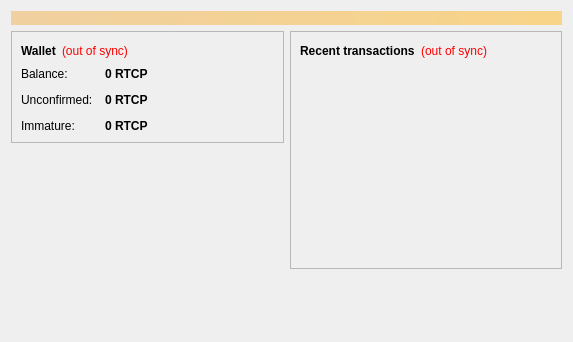
<?xml version="1.0" encoding="UTF-8"?>
<ui version="4.0">
 <class>OverviewPage</class>
 <widget class="QWidget" name="OverviewPage">
  <property name="geometry">
   <rect>
    <x>0</x>
    <y>0</y>
    <width>573</width>
    <height>342</height>
   </rect>
  </property>
  <property name="windowTitle">
   <string>Form</string>
  </property>
  <layout class="QVBoxLayout" name="topLayout">
   <item>
    <widget class="QLabel" name="labelAlerts">
     <property name="visible">
      <bool>false</bool>
     </property>
     <property name="styleSheet">
      <string notr="true">background-color: qlineargradient(x1: 0, y1: 0, x2: 1, y2: 0, stop:0 #F0D0A0, stop:1 #F8D488); color:#000000;</string>
     </property>
     <property name="wordWrap">
      <bool>true</bool>
     </property>
     <property name="margin">
      <number>3</number>
     </property>
    </widget>
   </item>
   <item>
    <layout class="QHBoxLayout" name="horizontalLayout" stretch="1,1">
     <item>
      <layout class="QVBoxLayout" name="verticalLayout_2">
       <item>
        <widget class="QFrame" name="frame">
         <property name="frameShape">
          <enum>QFrame::StyledPanel</enum>
         </property>
         <property name="frameShadow">
          <enum>QFrame::Raised</enum>
         </property>
         <layout class="QVBoxLayout" name="verticalLayout_4">
          <item>
           <layout class="QHBoxLayout" name="horizontalLayout_4">
            <item>
             <widget class="QLabel" name="label_5">
              <property name="font">
               <font>
                <weight>75</weight>
                <bold>true</bold>
               </font>
              </property>
              <property name="text">
               <string>Wallet</string>
              </property>
             </widget>
            </item>
            <item>
             <widget class="QLabel" name="labelWalletStatus">
              <property name="toolTip">
               <string>The displayed information may be out of date. Your wallet automatically synchronizes with the RitzcoinPlus network after a connection is established, but this process has not completed yet.</string>
              </property>
              <property name="styleSheet">
               <string notr="true">QLabel { color: red; }</string>
              </property>
              <property name="text">
               <string notr="true">(out of sync)</string>
              </property>
              <property name="alignment">
               <set>Qt::AlignLeading|Qt::AlignLeft|Qt::AlignVCenter</set>
              </property>
             </widget>
            </item>
            <item>
             <spacer name="horizontalSpacer_2">
              <property name="orientation">
               <enum>Qt::Horizontal</enum>
              </property>
              <property name="sizeHint" stdset="0">
               <size>
                <width>40</width>
                <height>20</height>
               </size>
              </property>
             </spacer>
            </item>
           </layout>
          </item>
          <item>
           <layout class="QFormLayout" name="formLayout_2">
            <property name="fieldGrowthPolicy">
             <enum>QFormLayout::AllNonFixedFieldsGrow</enum>
            </property>
            <property name="horizontalSpacing">
             <number>12</number>
            </property>
            <property name="verticalSpacing">
             <number>12</number>
            </property>
            <item row="0" column="0">
             <widget class="QLabel" name="label">
              <property name="text">
               <string>Balance:</string>
              </property>
             </widget>
            </item>
            <item row="0" column="1">
             <widget class="QLabel" name="labelBalance">
              <property name="font">
               <font>
                <weight>75</weight>
                <bold>true</bold>
               </font>
              </property>
              <property name="cursor">
               <cursorShape>IBeamCursor</cursorShape>
              </property>
              <property name="toolTip">
               <string>Your current balance</string>
              </property>
              <property name="text">
               <string notr="true">0 RTCP</string>
              </property>
              <property name="textInteractionFlags">
               <set>Qt::LinksAccessibleByMouse|Qt::TextSelectableByKeyboard|Qt::TextSelectableByMouse</set>
              </property>
             </widget>
            </item>
            <item row="1" column="0">
             <widget class="QLabel" name="label_3">
              <property name="text">
               <string>Unconfirmed:</string>
              </property>
             </widget>
            </item>
            <item row="1" column="1">
             <widget class="QLabel" name="labelUnconfirmed">
              <property name="font">
               <font>
                <weight>75</weight>
                <bold>true</bold>
               </font>
              </property>
              <property name="cursor">
               <cursorShape>IBeamCursor</cursorShape>
              </property>
              <property name="toolTip">
               <string>Total of transactions that have yet to be confirmed, and do not yet count toward the current balance</string>
              </property>
              <property name="text">
               <string notr="true">0 RTCP</string>
              </property>
              <property name="textInteractionFlags">
               <set>Qt::LinksAccessibleByMouse|Qt::TextSelectableByKeyboard|Qt::TextSelectableByMouse</set>
              </property>
             </widget>
            </item>
            <item row="2" column="0">
             <widget class="QLabel" name="labelImmatureText">
              <property name="text">
               <string>Immature:</string>
              </property>
             </widget>
            </item>
            <item row="2" column="1">
             <widget class="QLabel" name="labelImmature">
              <property name="font">
               <font>
                <weight>75</weight>
                <bold>true</bold>
               </font>
              </property>
              <property name="toolTip">
               <string>Mined balance that has not yet matured</string>
              </property>
              <property name="text">
               <string notr="true">0 RTCP</string>
              </property>
              <property name="textInteractionFlags">
               <set>Qt::LinksAccessibleByMouse|Qt::TextSelectableByKeyboard|Qt::TextSelectableByMouse</set>
              </property>
             </widget>
            </item>
           </layout>
          </item>
         </layout>
        </widget>
       </item>
       <item>
        <spacer name="verticalSpacer">
         <property name="orientation">
          <enum>Qt::Vertical</enum>
         </property>
         <property name="sizeHint" stdset="0">
          <size>
           <width>20</width>
           <height>40</height>
          </size>
         </property>
        </spacer>
       </item>
      </layout>
     </item>
     <item>
      <layout class="QVBoxLayout" name="verticalLayout_3">
       <item>
        <widget class="QFrame" name="frame_2">
         <property name="frameShape">
          <enum>QFrame::StyledPanel</enum>
         </property>
         <property name="frameShadow">
          <enum>QFrame::Raised</enum>
         </property>
         <layout class="QVBoxLayout" name="verticalLayout">
          <item>
           <layout class="QHBoxLayout" name="horizontalLayout_2">
            <item>
             <widget class="QLabel" name="label_4">
              <property name="text">
               <string>&lt;b&gt;Recent transactions&lt;/b&gt;</string>
              </property>
             </widget>
            </item>
            <item>
             <widget class="QLabel" name="labelTransactionsStatus">
              <property name="toolTip">
               <string>The displayed information may be out of date. Your wallet automatically synchronizes with the RitzcoinPlus network after a connection is established, but this process has not completed yet.</string>
              </property>
              <property name="styleSheet">
               <string notr="true">QLabel { color: red; }</string>
              </property>
              <property name="text">
               <string notr="true">(out of sync)</string>
              </property>
              <property name="alignment">
               <set>Qt::AlignRight|Qt::AlignTrailing|Qt::AlignVCenter</set>
              </property>
             </widget>
            </item>
            <item>
             <spacer name="horizontalSpacer">
              <property name="orientation">
               <enum>Qt::Horizontal</enum>
              </property>
              <property name="sizeHint" stdset="0">
               <size>
                <width>40</width>
                <height>20</height>
               </size>
              </property>
             </spacer>
            </item>
           </layout>
          </item>
          <item>
           <widget class="QListView" name="listTransactions">
            <property name="styleSheet">
             <string notr="true">QListView { background: transparent; }</string>
            </property>
            <property name="frameShape">
             <enum>QFrame::NoFrame</enum>
            </property>
            <property name="verticalScrollBarPolicy">
             <enum>Qt::ScrollBarAlwaysOff</enum>
            </property>
            <property name="horizontalScrollBarPolicy">
             <enum>Qt::ScrollBarAlwaysOff</enum>
            </property>
            <property name="selectionMode">
             <enum>QAbstractItemView::NoSelection</enum>
            </property>
           </widget>
          </item>
         </layout>
        </widget>
       </item>
       <item>
        <spacer name="verticalSpacer_2">
         <property name="orientation">
          <enum>Qt::Vertical</enum>
         </property>
         <property name="sizeHint" stdset="0">
          <size>
           <width>20</width>
           <height>40</height>
          </size>
         </property>
        </spacer>
       </item>
      </layout>
     </item>
    </layout>
   </item>
  </layout>
 </widget>
 <resources/>
 <connections/>
</ui>
